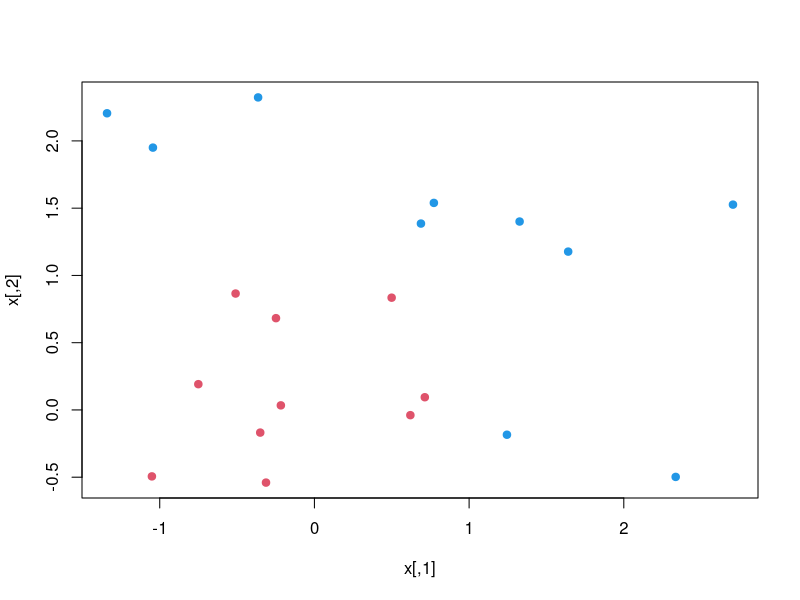
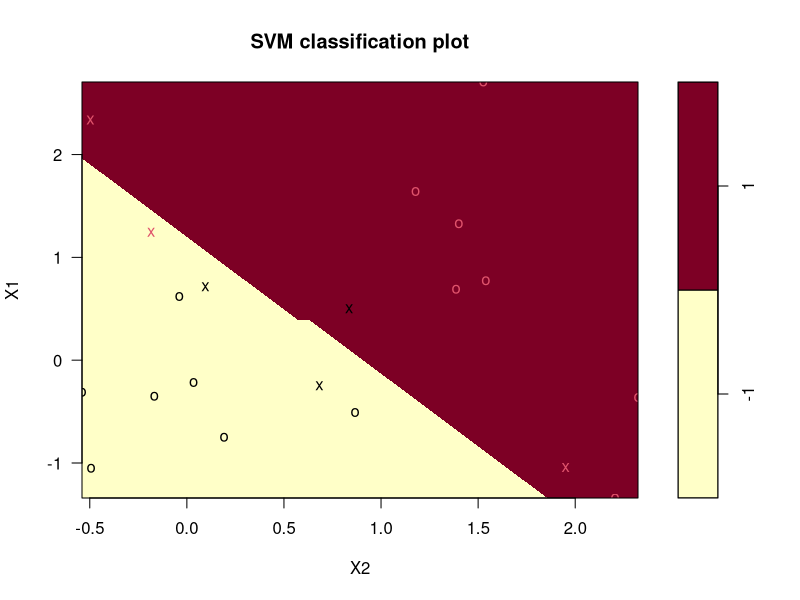
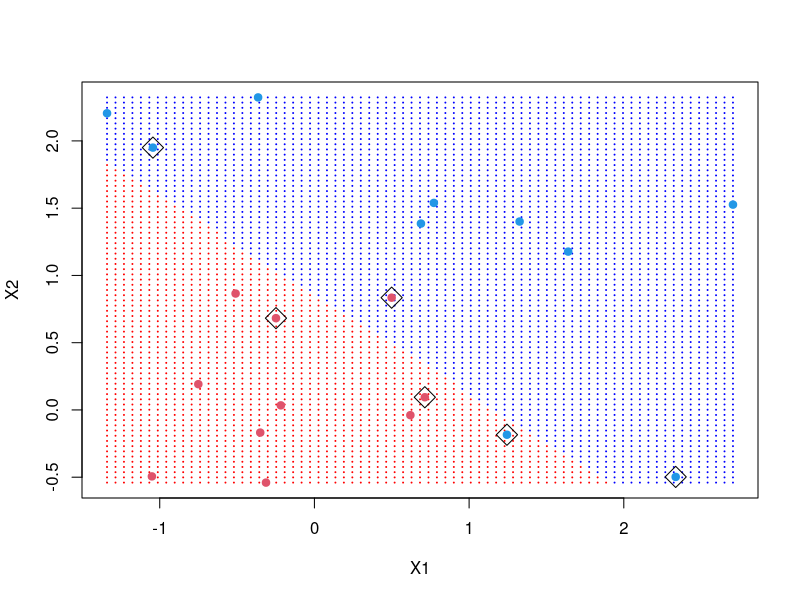

Write the R code that produced these figures, in order.
## ---- chunk 1
set.seed(10111)
x=matrix(rnorm(40),20,2)
y=rep(c(-1,1),c(10,10))
x[y==1,]=x[y==1,]+1
plot(x,col=y+3,pch=19)
## ---- chunk 2
library(e1071)
dat=data.frame(x,y=as.factor(y))
svmfit=svm(y~.,data=dat,kernel="linear",cost=10,scale=FALSE)
print(svmfit)
plot(svmfit,dat)
## ---- chunk 3
make.grid=function(x,n=75){
  grange=apply(x,2,range)
  x1=seq(from=grange[1,1],to=grange[2,1],length=n)
  x2=seq(from=grange[1,2],to=grange[2,2],length=n)
  expand.grid(X1=x1,X2=x2)
  }
xgrid=make.grid(x)
ygrid=predict(svmfit,xgrid)
plot(xgrid,col=c("red","blue")[as.numeric(ygrid)],pch=20,cex=.2)
points(x,col=y+3,pch=19)
points(x[svmfit$index,],pch=5,cex=2)
